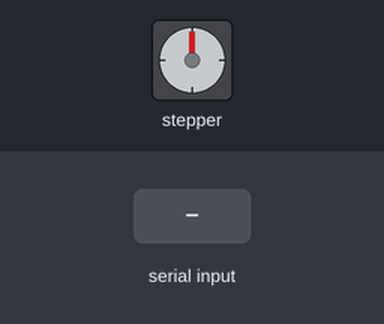
A sketch run on a simulated Arduino Uno, built with avr-gcc and run on an emulated ATmega328P. On the bench: stepper motor. Wiring (inferred from the names in the program): stepper motor driver (200 steps per turn assumed): step pin 3; direction pin 4. Inputs (shaded band) come from the test bench. What the sketch prints to the serial monitor is not drawn.

Above: at 1.2 s.
1.3 s: "$" received over the second serial link
At 1.9 s:
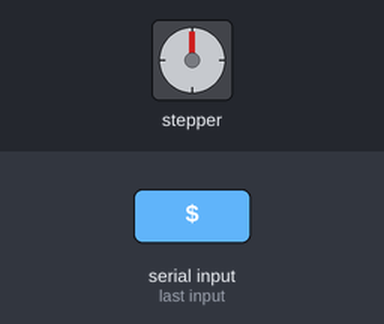
10.3 s: "$" received over the second serial link
Timing chart, 0 to 23.9 s (numbered marks = the images above; inputs shaded):
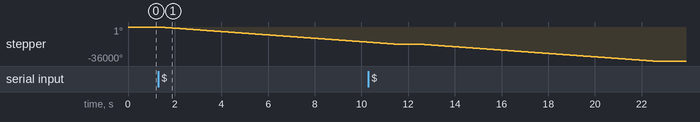

The sketch:

ReadBt.ino
```cpp
#include <SoftwareSerial.h>

// defines pins numbers
const int myRx = 10;
const int myTx = 11;
const int stepPin = 3;
const int dirPin = 4;

// Constants
const int StepsPerRev = 200;
const int Pitch = 2; // (linear movement per rotation) mm
const int StepsPerMM = StepsPerRev / Pitch; // 100 steps
const int distanceBetweenContainers = 100; // mm

// Variables
String str = "";
char c = 0;
int currentContainer = 1;

SoftwareSerial MySerial(myRx, myTx);

void controlStepper(int dir, int numOfSteps)
{
  digitalWrite(dirPin, dir); // Enables the motor to move in a particular direction
  // Makes 200 pulses for making one full cycle rotation
  for(int x = 0; x < numOfSteps; x++)
  {
    digitalWrite(stepPin,HIGH);
    delayMicroseconds(500);
    digitalWrite(stepPin,LOW);
    delayMicroseconds(500);
  }
}

int CalcNumSteps(int numContainer)
{
  int container = numContainer - currentContainer;
  if (container < 0)
    container = container * -1;
  return (container * distanceBetweenContainers) * StepsPerMM;
}

void setup() {
  Serial.begin(115200); // Console
  MySerial.begin(115200); // HC-06

  // Sets the two pins as Outputs
  pinMode(stepPin,OUTPUT);
  pinMode(dirPin,OUTPUT);

  Serial.write("Beginning\n");
}

void loop() {
  // put your main code here, to run repeatedly:
  while (MySerial.available())
  {
    c = (char)MySerial.read();
    str += c;

    if (c == ';')
    {
      char dir = str[0];
      char container = str[1];

      if (dir == 'f')
        controlStepper(HIGH, CalcNumSteps(container - 'a'));
      else
        controlStepper(LOW, CalcNumSteps(container - 'a'));

      c = 0;
      str = "";

      // Wait for command to continue
      delay(1000);
    }

    if (c == '$')
    {
      controlStepper(LOW, CalcNumSteps(0));

      delay(1000);
    }
  }
}
```

Measured:
- after the input at 1.3 s, stepper: keeps turning counter-clockwise at about 1785°/s, starting at once
